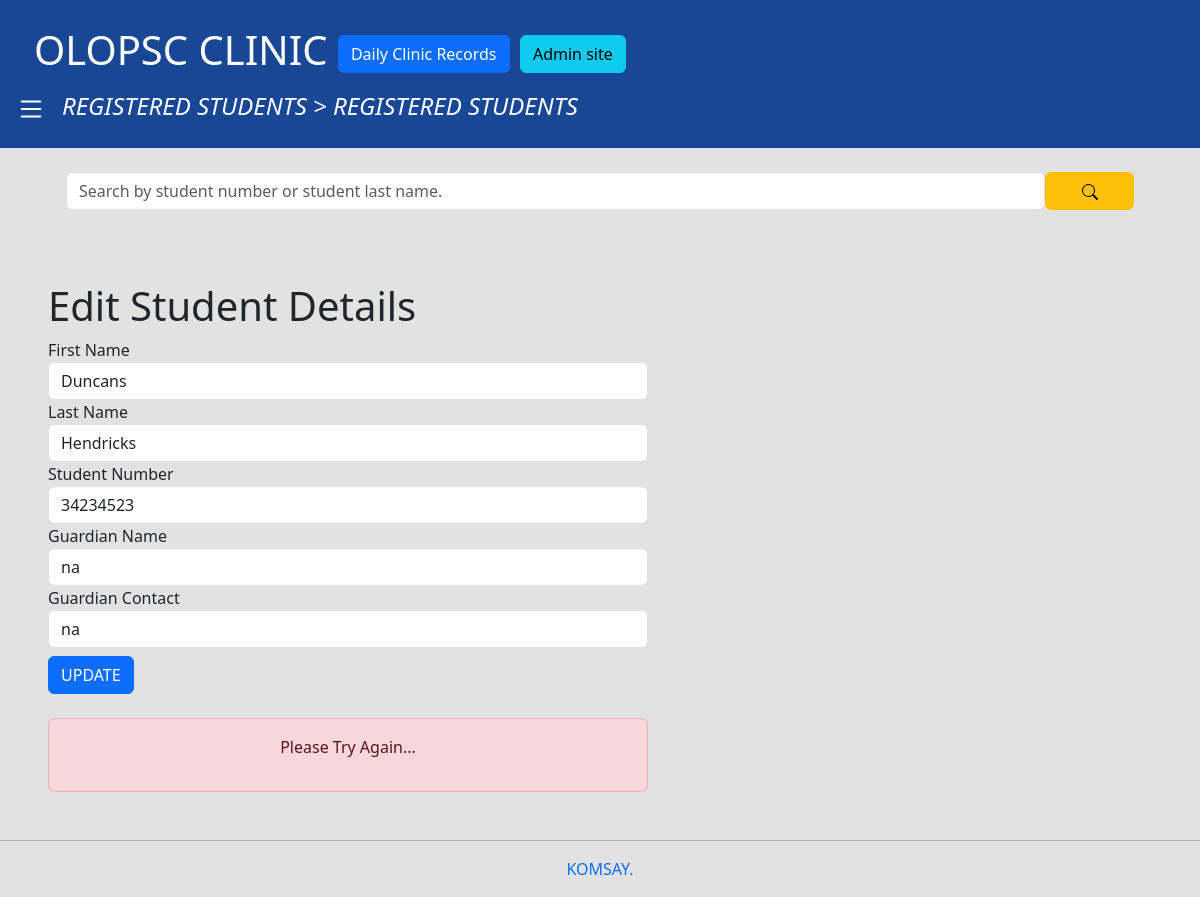
Screenshot of /36/edit/ with the database file from the repository.
### students/models.py (models this page shows, shortened)
class Student(models.Model):
    first_name = models.CharField(max_length=30,verbose_name="First name")
    last_name = models.CharField(max_length=30,verbose_name="Last name")
    student_number = models.IntegerField(max_length=30)
    guardian_name = models.CharField(max_length=30)
    guardian_contact = models.CharField(max_length=30)
    user_created = models.CharField(max_length=30, default="2023")

### students/views.py (the view)
# urls.py: path('<int:student_id>/edit/', views.edit, name='edit'),
def edit(request, student_id):
    try:
        student = Student.objects.get(pk=student_id)
    except Student.DoesNotExist:
        raise Http404("profile does not exist")
    return render(request, "students/edit.html", {'student':student})

### students/templates/students/edit.html (shortened to what this page needs)
{% extends 'base.html'%}
{% block content %}
    <div class="w-50 m-5">
      <form action="{% url 'students:processedit'  student.id %}" method="post" enctype="multipart/form-data">
      <div class="form-group">
        <h1>Edit Student Details</h1>
          <label for="">First Name</label>
          <input type="text" name="first_name" id="first_name" class="form-control" value={{ student.first_name }}>
      </div>
      <div class="form-group">
          <label for="">Last Name</label>
          <input type="text" name="last_name" id="last_name" class="form-control" value={{ student.last_name }}>
      </div>
      <div class="form-group">
          <label for="">Student Number</label>
          <input type="number" name="student_number" id="student_number" class="form-control" value={{ student.student_number }}>
      </div>
      <div class="form-group">
          <label for="">Guardian Name</label>
          <input type="text" name="guardian_name" id="guardian_name" class="form-control" value={{ student.guardian_name }}>
      </div>
      <div class="form-group">
          <label for="">Guardian Contact</label>
          <input type="text" name="guardian_contact" id="guardian_contact" class="form-control" value={{ student.guardian_contact }}>
          <button type="submit" class="btn btn-primary mt-2 text-center">UPDATE</button>
      </div>
    </form>
    <br>
  <div class="mw-25 alert alert-danger text-center" role="alert">
      <p>{{ error_message }} Please Try Again...</p>
  </div>
</div>
{% endblock%}

### rows the page displays
Student: first_name "Duncans", last_name "Hendricks", student_number "34234523", guardian_name "na", guardian_contact "na"
